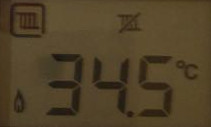
#> input picture wrap.jpg, 211 x 127 px
$ python Wyswietlacz.py
#> lines starting #> are read from the running program, lines starting #| are printed output that depends on the picture; after the words box and inside, x2 and y2 are one past the last pixel; in counts of white or black regions, pixels touching at a corner belong together
from imutils import contours
import imutils
import cv2
import numpy as np

CYFRY = {
	(1, 1, 1, 0, 1, 1, 1): 0,
	(0, 0, 1, 0, 0, 1, 0): 1,
	(1, 0, 1, 1, 1, 1, 0): 2,
	(1, 0, 1, 1, 0, 1, 1): 3,
	(0, 1, 1, 1, 0, 1, 0): 4,
	(1, 1, 0, 1, 0, 1, 1): 5,
	(1, 1, 0, 1, 1, 1, 1): 6,
	(1, 0, 1, 0, 0, 1, 0): 7,
	(1, 1, 1, 1, 1, 1, 1): 8,
	(1, 1, 1, 1, 0, 1, 1): 9,
}


wrap= cv2.imread("wrap.jpg")
#> wrap is the input picture: shape (127, 211, 3); mean B, G, R 40, 65.7, 80.8
cv2.imshow('wrap',wrap)
output= wrap

szary = cv2.cvtColor(wrap, cv2.COLOR_RGB2GRAY)
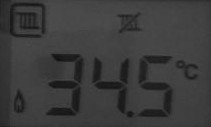
#> szary: shape (127, 211); min 13, max 77, mean 59.7
cv2.imshow('szary', szary)

retval, binarszary = cv2.threshold(szary, 50, 255, cv2.THRESH_BINARY_INV)
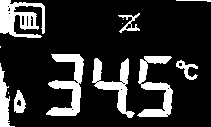
#> binarszary: shape (127, 211); 17.9% white; 13 white regions (4 under 20 px), largest, box (x1, y1, x2, y2) and area: (46, 54, 84, 116) 1035, (0, 0, 45, 38) 1017, (137, 56, 173, 117) 928
cv2.imshow('binarszary', binarszary)

closing = cv2.morphologyEx(binarszary, cv2.MORPH_CLOSE, kernel=np.ones((5,5), np.uint8))
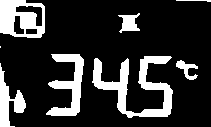
#> closing: shape (127, 211); 19.5% white; 8 white regions (1 under 20 px), largest, box (x1, y1, x2, y2) and area: (92, 56, 173, 118) 1835, (0, 0, 45, 38) 1169, (46, 54, 84, 116) 1055
cv2.imshow('closing', closing)


kernel = cv2.getStructuringElement(cv2.MORPH_ELLIPSE, (1, 5))
thresh = cv2.morphologyEx(closing, cv2.MORPH_OPEN, kernel)
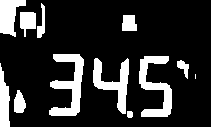
#> thresh: shape (127, 211); 18.1% white; 12 white regions (1 under 20 px)
cv2.imshow('post process', thresh)

kontr = cv2.findContours(thresh.copy(), cv2.RETR_EXTERNAL, cv2.CHAIN_APPROX_NONE)
#> kontr = 12 contours, 1 with area under 20; largest, box (x1, y1, x2, y2) and area: (49, 54, 84, 116) 908, (139, 56, 172, 117) 814, (93, 58, 129, 114) 707, (0, 0, 26, 37) 530, (0, 63, 10, 127) 389
kontr = imutils.grab_contours(kontr)

zlicz = []


for c in kontr:
	(x, y, w, h) = cv2.boundingRect(c)

	if w >= 30 and (h >= 50 and h <= 70):
		zlicz.append(c)
#> this loop made 12 passes
#> (x, y, w, h) on passes 1 to 12: (127, 111, 6, 7), (14, 90, 12, 23), (195, 74, 1, 5), (0, 63, 10, 64), (177, 60, 12, 19), (93, 58, 36, 56), (139, 56, 33, 61), (49, 54, 35, 62), (122, 15, 15, 16), (20, 12, 16, 25), (37, 3, 8, 35), (0, 0, 26, 37)
#> after the loop, zlicz = 3 contours; box (x1, y1, x2, y2) and area: (49, 54, 84, 116) 908, (139, 56, 172, 117) 814, (93, 58, 129, 114) 707

zlicz = contours.sort_contours(zlicz,method="left-to-right")[0]
digits = []

for c in zlicz:
	(x, y, w, h) = cv2.boundingRect(c)

	print(x, y, w, h)
	cal = (w / h)

	if (cal < 0.3):
		digit = 1
	else:

		roi = thresh[y:y + h, x:x + w]


		(roiH, roiW) = roi.shape
		(dW, dH) = (int(roiW * 0.25), int(roiH * 0.15))
		dHC = int(roiH * 0.05)


		segments = [
			((0, 0), (w, dH)),
			((0, 0), (dW, h // 2)),
			((w - dW, 0), (w, h // 2)),
			((0, (h // 2) - dHC) , (w, (h // 2) + dHC)),
			((0, h // 2), (dW, h)),
			((w - dW, h // 2), (w, h)),
			((0, h - dH), (w, h))
		]
		on = [0] * len(segments)

		for (i, ((xA, yA), (xB, yB))) in enumerate(segments):
			segkraw = roi[yA:yB, xA:xB]
			total = cv2.countNonZero(segkraw)
			area = (xB - xA) * (yB - yA)

			if total / float(area) > 0.5:
				on[i]= 1


		digit = CYFRY[tuple(on)]
		digits.append(digit)
		cv2.rectangle(output, (x, y), (x + w, y + h), (0, 255, 0), 1)
		cv2.putText(output, str(digit), (x - 10, y - 10),
		cv2.FONT_HERSHEY_SIMPLEX, 0.65, (0, 255, 0), 2)
#> this loop made 3 passes
#> (x, y, w, h, cal, roiH, roiW, dW) on passes 1 to 3: (49, 54, 35, 62, 0.565, 62, 35, 8), (93, 58, 36, 56, 0.643, 56, 36, 9), (139, 56, 33, 61, 0.541, 61, 33, 8)
#| 49 54 35 62
#| 93 58 36 56
#| 139 56 33 61
#> pass 1, `roi = thresh[y:y + h, x:x + w]`:
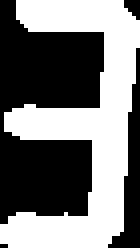
#> roi: shape (62, 35) (shown 4 times larger); 47.7% white; 1 white region, box (x1, y1, x2, y2) and area: (0, 0, 35, 62) 1035
#> pass 3, `roi = thresh[y:y + h, x:x + w]`:
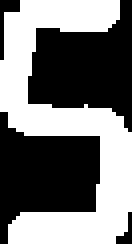
#> roi: shape (61, 33) (shown 4 times larger); 46.7% white; 1 white region, box (x1, y1, x2, y2) and area: (0, 0, 33, 61) 940
#> after the loop:
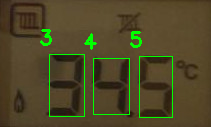
#> output: shape (127, 211, 3); 3.23% of pixels changed, all inside (x1, y1, x2, y2) = (40, 29, 173, 118)
#> after the loop, digits = [3, 4, 5]

cv2.imshow("Input", wrap)
cv2.imshow("Output", output)
cv2.waitKey(0)
